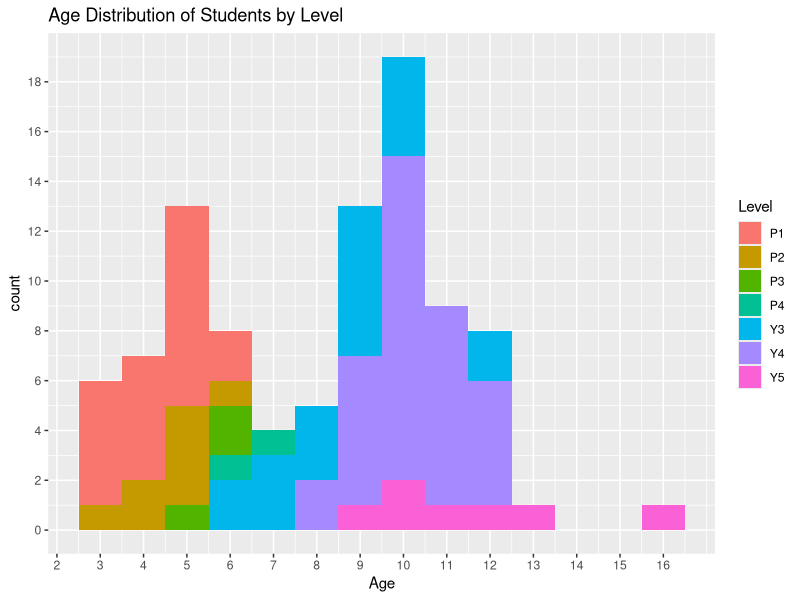
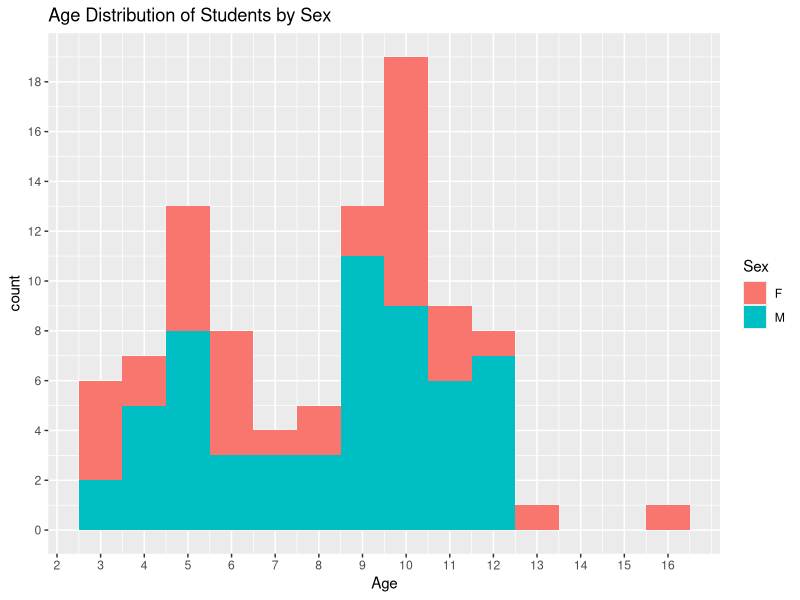
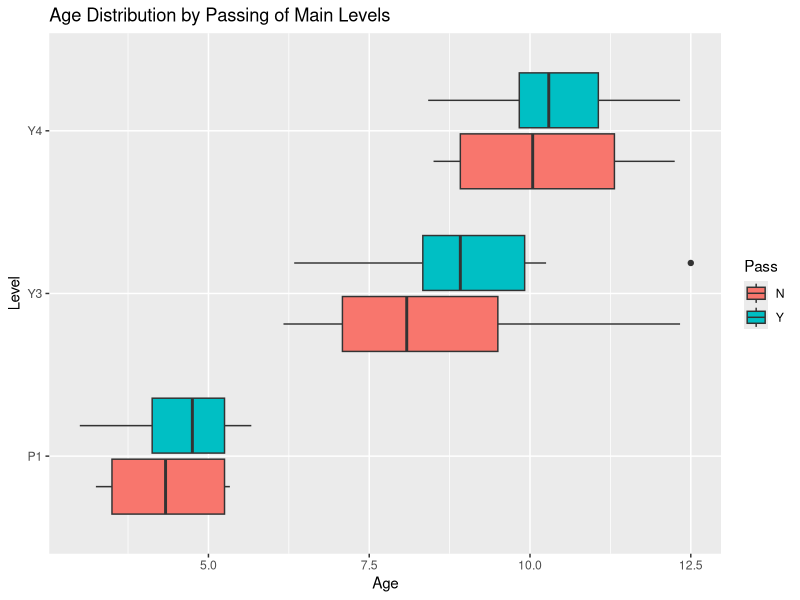
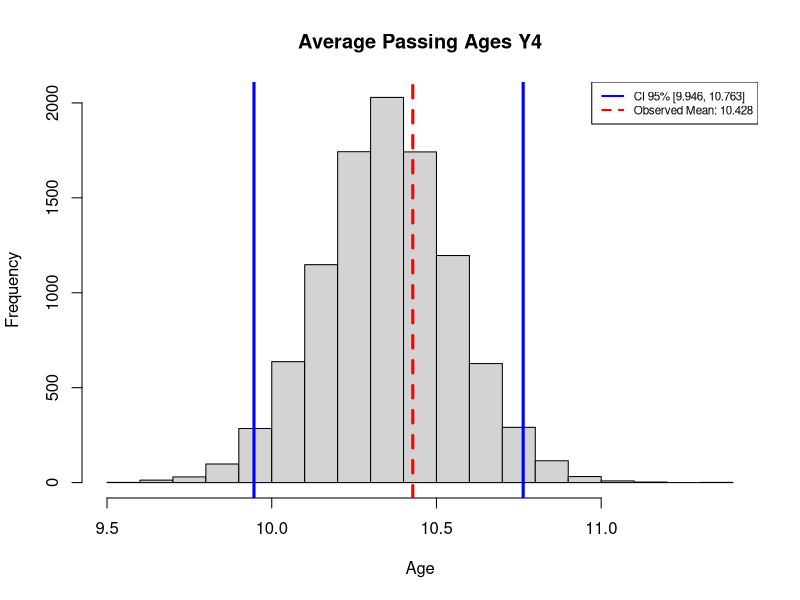
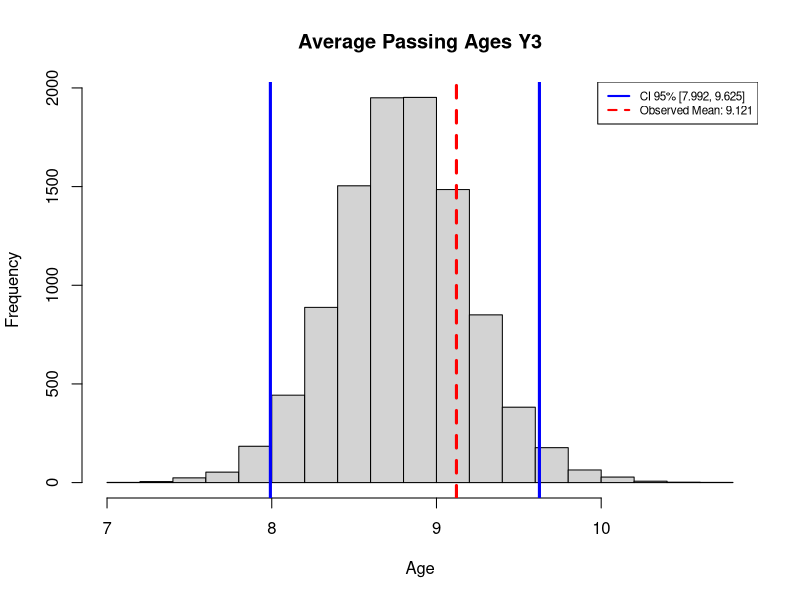
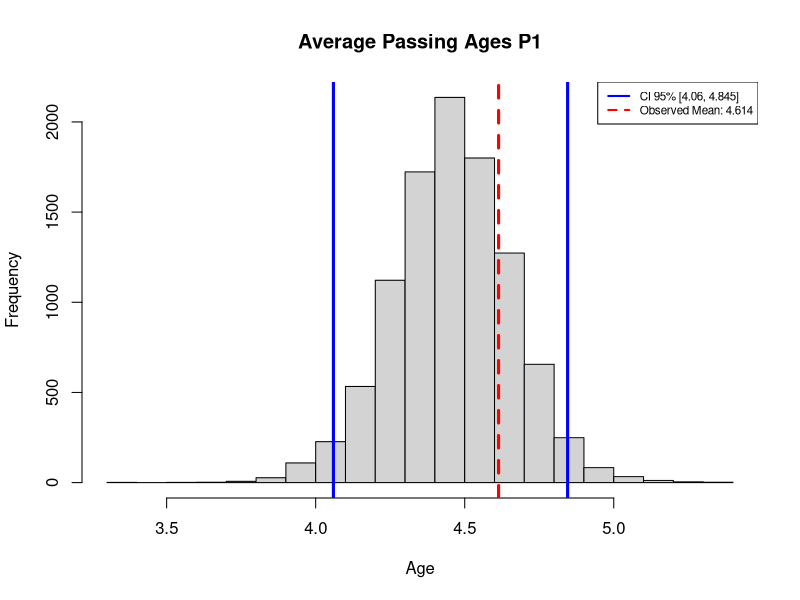
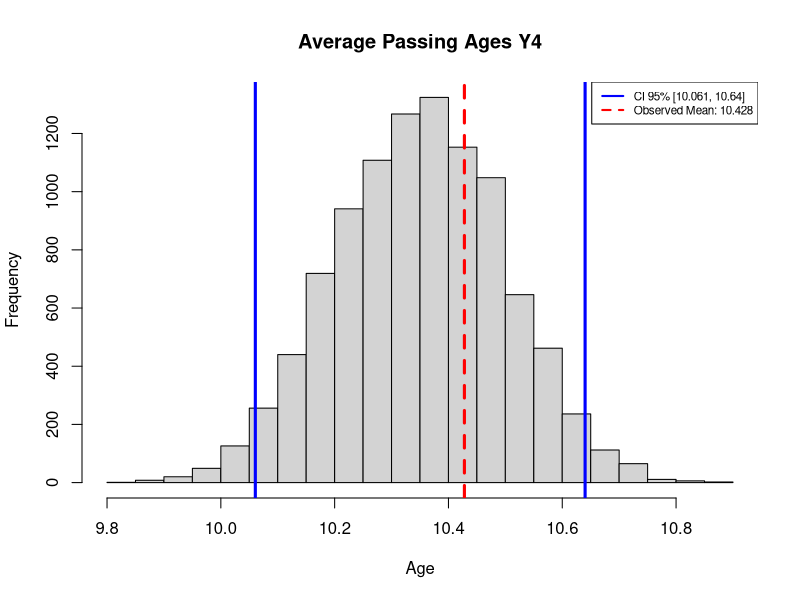
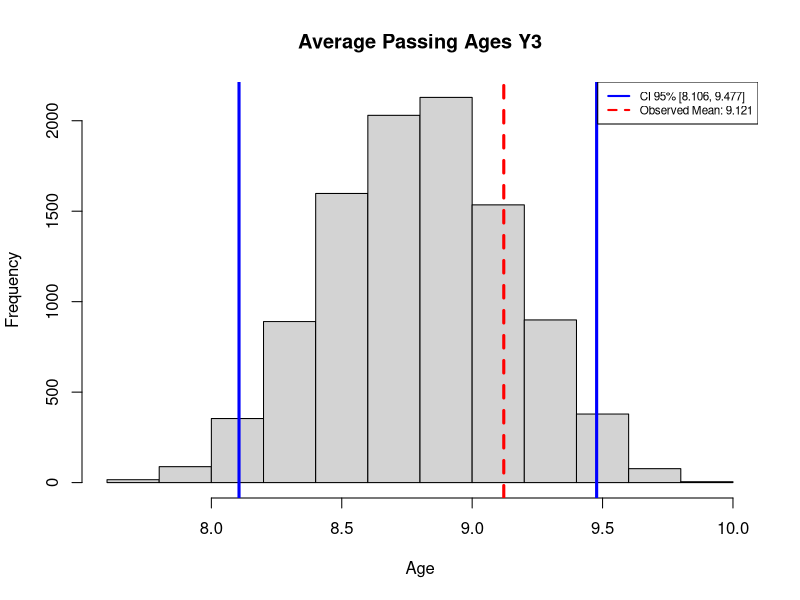

The R source for these figures, in order:
library(dplyr)
library(ggplot2)
library(tidyr)

swim_groups <- read.csv("swimresults.csv", stringsAsFactors = F)

# Create a table on the conditional that the student passed
swim_pass <- filter(swim_groups, Pass == "Y")

swim_levels <- group_by(swim_groups, Level) %>% 
  summarize(average = mean(Age), count = n())

swim_pass_level_male <- swim_pass %>% 
  filter(Sex == "M") %>% 
  group_by(Level) %>% 
  summarize(count = n())

swim_pass_level_fem <- swim_pass %>% 
  filter(Sex == "F") %>% 
  group_by(Level) %>% 
  summarize(count = n())

swim_pass_array <- as.data.frame(full_join(by = "Level", swim_pass_level_male, swim_pass_level_fem))
swim_pass_array[is.na(swim_pass_array)] <- 0
swim_pass_array <- mutate(swim_pass_array, Percentage_Male = count.x / nrow(swim_pass),
                          Percentage_Fem = count.y / nrow(swim_pass))
colnames(swim_pass_array)[c(2, 3)] <- c("Count_Male", "Count_Fem")

write.csv(swim_pass_array, file = "SwimPassArray.csv")

#create data frames of 3 largest levels
y4 <- filter(swim_groups, Level == "Y4")
y3 <- filter(swim_groups, Level == "Y3")
p1 <- filter(swim_groups, Level == "P1")

swim_main <- filter(swim_groups, Level == "Y4" | Level == "Y3" | Level == "P1")

# create plots to show distribution based on level and sex
ggplot(data = swim_groups) +
  geom_histogram(mapping = aes(x = Age, fill = Level), binwidth = 1) +
  scale_x_continuous(breaks = 1:16) +
  scale_y_continuous(breaks = seq(0, 18, by=2)) +
  labs(title = "Age Distribution of Students by Level")

ggplot(data = swim_groups) +
  geom_histogram(mapping = aes(x = Age, fill = Sex), binwidth = 1) +
  scale_x_continuous(breaks = 1:16) +
  scale_y_continuous(breaks = seq(0, 18, by=2)) +
  labs(title = "Age Distribution of Students by Sex")

ggplot(data = swim_main) +
  geom_boxplot(mapping = aes(x = Level, y = Age, fill = Pass)) +
  coord_flip() +
  labs(title = "Age Distribution by Passing of Main Levels")

# create tibbles to have main levels averages
y4_avg <- group_by(y4, Pass) %>% 
  summarize(average = mean(Age), maximum = max(Age), minimum = min(Age), st_dev = sd(Age))
y3_avg <- group_by(y3, Pass) %>% 
  summarize(average = mean(Age), maximum = max(Age), minimum = min(Age), st_dev = sd(Age))
p1_avg <- group_by(p1, Pass) %>% 
  summarize(average = mean(Age), maximum = max(Age), minimum = min(Age), st_dev = sd(Age))

# Bootstrap, keep students age and Sex, randomize pass fail
passOrFail <- c("Y", "N")
sims <- 10000

y4_passes <- y4[, "Pass"]
y3_passes <- y3[, "Pass"]
p1_passes <- p1[, "Pass"]

# Bootstrap to create a vector of randomly generated population means
bootstrap_age <- function(df) {
  passing <- sample(passOrFail, size = nrow(df), replace = T) 
  simDF <- mutate(df, Pass = passing)
  mean(simDF[simDF$Pass == "Y", 'Age'], na.rm = T)  
}

permute_age <- function(df, list_pass) {
  passing <- sample(list_pass, size = nrow(df), replace = F) 
  simDF <- mutate(df, Pass = passing)
  mean(simDF[simDF$Pass == "Y", "Age"], na.rm = T)
}

# Plot and draw confidence interval lines for bootstrap
mean_age_plot <- function(means, avg, class) {
  CI_vals <- quantile(means, prob=c(0.025,0.975), na.rm = T)
  hist(means, main = paste("Average Passing Ages", class), xlab = "Age")
  abline(v = c(CI_vals, avg[2, 2]), lwd = 3, col = c("blue", "blue", "red"), lty = c(1, 1, 2))
  legend("topright", legend = c(paste0("CI 95% [", round(CI_vals[1], 3), ", ", round(CI_vals[2], 3), "]"), 
                                paste("Observed Mean:", round(avg[2, 2], 3))), 
        col = c("blue", "red"), lty = c(1, 2, 2), lwd = 2, cex = 0.7)
}

mean_age_plot(replicate(n = sims, bootstrap_age(y4)), y4_avg, "Y4")
mean_age_plot(replicate(n = sims, bootstrap_age(y3)), y3_avg, "Y3")
mean_age_plot(replicate(n = sims, bootstrap_age(p1)), p1_avg, "P1")

mean_age_plot(replicate(n = sims, permute_age(y4, y4_passes)), y4_avg, "Y4")
mean_age_plot(replicate(n = sims, permute_age(y3, y3_passes)), y3_avg, "Y3")
mean_age_plot(replicate(n = sims, permute_age(p1, p1_passes)), p1_avg, "P1")

